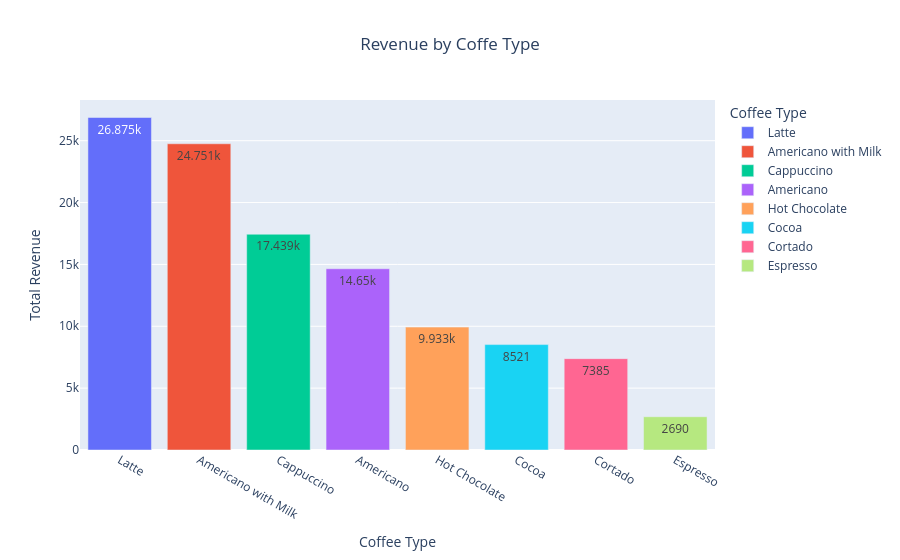
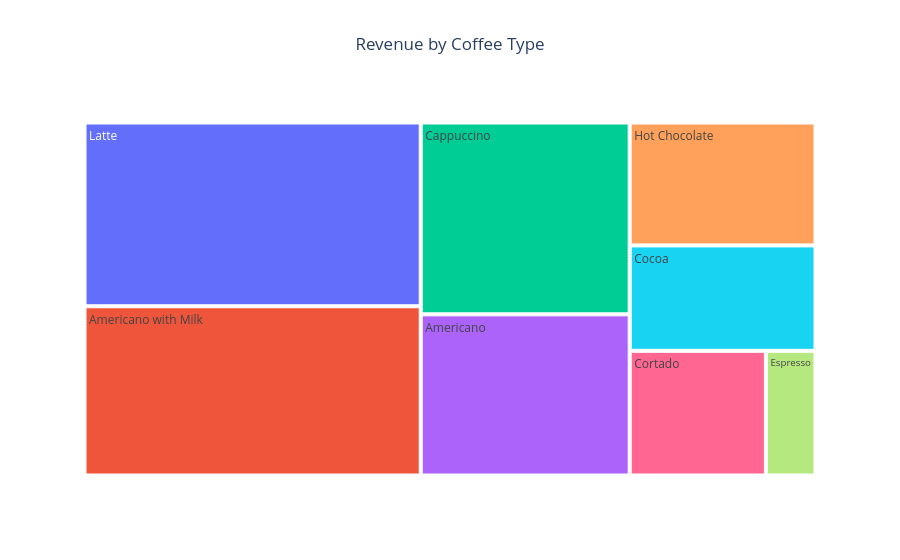

The notebook cell saved with these charts, in order:
### Markdown cell above
##  Business Question 3: Top Revenue-Generating Products
**Question:** Which coffee type brings in the most total revenue?

### Code cell
cf_type=df.groupby('coffee_name')['money'].sum().reset_index().sort_values(by='money',ascending=False).round()

# Bar chart to show revenue per coffee type
fig=px.bar(data_frame=cf_type,x='coffee_name',y='money',title="Revenue by Coffe Type",color='coffee_name',
           labels={'coffee_name':'Coffee Type','money':'Total Revenue'},text_auto=True)
fig.update_layout(title_x=0.5)
fig.update_xaxes(categoryorder='total descending')
fig.show()

# Treemap for an alternative hierarchical view of revenue
figg=px.treemap(data_frame=cf_type,path=['coffee_name'],values='money',title="Revenue by Coffee Type")
figg.update_layout(title_x=0.5)
figg.show()

### Figure 1 — Plotly figure (JSON) as saved in the notebook; plotly's stock layout.template omitted (floating-point values rounded to 4 significant figures)
{"data": [{"hovertemplate": "Coffee Type=%{x}<br>Total Revenue=%{y}<extra></extra>", "legendgroup": "Latte", "marker": {"color": "#636efa", "pattern": {"shape": ""}}, "name": "Latte", "orientation": "v", "showlegend": true, "textposition": "auto", "texttemplate": "%{y}", "type": "bar", "x": ["Latte"], "xaxis": "x", "y": [26880.0], "yaxis": "y"}, {"hovertemplate": "Coffee Type=%{x}<br>Total Revenue=%{y}<extra></extra>", "legendgroup": "Americano with Milk", "marker": {"color": "#EF553B", "pattern": {"shape": ""}}, "name": "Americano with Milk", "orientation": "v", "showlegend": true, "textposition": "auto", "texttemplate": "%{y}", "type": "bar", "x": ["Americano with Milk"], "xaxis": "x", "y": [24750.0], "yaxis": "y"}, {"hovertemplate": "Coffee Type=%{x}<br>Total Revenue=%{y}<extra></extra>", "legendgroup": "Cappuccino", "marker": {"color": "#00cc96", "pattern": {"shape": ""}}, "name": "Cappuccino", "orientation": "v", "showlegend": true, "textposition": "auto", "texttemplate": "%{y}", "type": "bar", "x": ["Cappuccino"], "xaxis": "x", "y": [17440.0], "yaxis": "y"}, {"hovertemplate": "Coffee Type=%{x}<br>Total Revenue=%{y}<extra></extra>", "legendgroup": "Americano", "marker": {"color": "#ab63fa", "pattern": {"shape": ""}}, "name": "Americano", "orientation": "v", "showlegend": true, "textposition": "auto", "texttemplate": "%{y}", "type": "bar", "x": ["Americano"], "xaxis": "x", "y": [14650.0], "yaxis": "y"}, {"hovertemplate": "Coffee Type=%{x}<br>Total Revenue=%{y}<extra></extra>", "legendgroup": "Hot Chocolate", "marker": {"color": "#FFA15A", "pattern": {"shape": ""}}, "name": "Hot Chocolate", "orientation": "v", "showlegend": true, "textposition": "auto", "texttemplate": "%{y}", "type": "bar", "x": ["Hot Chocolate"], "xaxis": "x", "y": [9933.0], "yaxis": "y"}, {"hovertemplate": "Coffee Type=%{x}<br>Total Revenue=%{y}<extra></extra>", "legendgroup": "Cocoa", "marker": {"color": "#19d3f3", "pattern": {"shape": ""}}, "name": "Cocoa", "orientation": "v", "showlegend": true, "textposition": "auto", "texttemplate": "%{y}", "type": "bar", "x": ["Cocoa"], "xaxis": "x", "y": [8521.0], "yaxis": "y"}, {"hovertemplate": "Coffee Type=%{x}<br>Total Revenue=%{y}<extra></extra>", "legendgroup": "Cortado", "marker": {"color": "#FF6692", "pattern": {"shape": ""}}, "name": "Cortado", "orientation": "v", "showlegend": true, "textposition": "auto", "texttemplate": "%{y}", "type": "bar", "x": ["Cortado"], "xaxis": "x", "y": [7385.0], "yaxis": "y"}, {"hovertemplate": "Coffee Type=%{x}<br>Total Revenue=%{y}<extra></extra>", "legendgroup": "Espresso", "marker": {"color": "#B6E880", "pattern": {"shape": ""}}, "name": "Espresso", "orientation": "v", "showlegend": true, "textposition": "auto", "texttemplate": "%{y}", "type": "bar", "x": ["Espresso"], "xaxis": "x", "y": [2690.0], "yaxis": "y"}], "layout": {"barmode": "relative", "legend": {"title": {"text": "Coffee Type"}, "tracegroupgap": 0}, "title": {"text": "Revenue by Coffe Type", "x": 0.5}, "xaxis": {"anchor": "y", "categoryarray": ["Latte", "Americano with Milk", "Cappuccino", "Americano", "Hot Chocolate", "Cocoa", "Cortado", "Espresso"], "categoryorder": "total descending", "domain": [0, 1], "title": {"text": "Coffee Type"}}, "yaxis": {"anchor": "x", "domain": [0, 1], "title": {"text": "Total Revenue"}}}}

### Figure 2 — Plotly figure (JSON) as saved in the notebook; plotly's stock layout.template omitted (floating-point values rounded to 4 significant figures)
{"data": [{"branchvalues": "total", "domain": {"x": [0, 1], "y": [0, 1]}, "hovertemplate": "labels=%{label}<br>money=%{value}<br>parent=%{parent}<br>id=%{id}<extra></extra>", "ids": ["Latte", "Americano with Milk", "Cappuccino", "Americano", "Hot Chocolate", "Cocoa", "Cortado", "Espresso"], "labels": ["Latte", "Americano with Milk", "Cappuccino", "Americano", "Hot Chocolate", "Cocoa", "Cortado", "Espresso"], "name": "", "parents": ["", "", "", "", "", "", "", ""], "type": "treemap", "values": [26880.0, 24750.0, 17440.0, 14650.0, 9933.0, 8521.0, 7385.0, 2690.0]}], "layout": {"legend": {"tracegroupgap": 0}, "title": {"text": "Revenue by Coffee Type", "x": 0.5}}}
